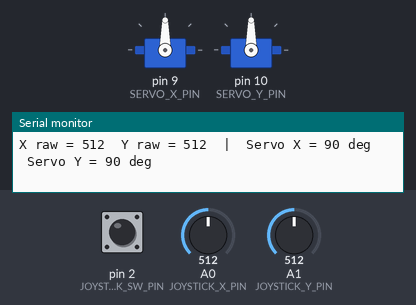
A sketch run on a simulated Arduino Uno, built with avr-gcc and run on an emulated ATmega328P. Parts: 2 × servo, the last lines printed to the serial monitor. The test bench sets the inputs (shaded band); at power-on: A0 (JOYSTICK_X_PIN) = 512, A1 (JOYSTICK_Y_PIN) = 512, pin 2 (JOYSTICK_SW_PIN) HIGH.

Above: at 1.5 s.
1.6 s: A0 (JOYSTICK_X_PIN) set to 716
At 2.8 s:
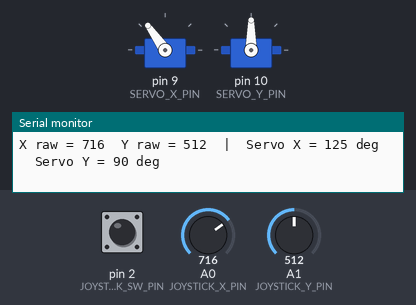
3.1 s: A1 (JOYSTICK_Y_PIN) set to 716
At 3.8 s:
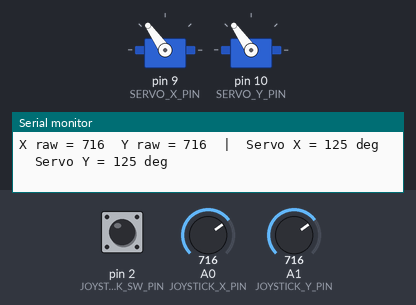
4.6 s: A0 (JOYSTICK_X_PIN) set to 900
At 5.1 s:
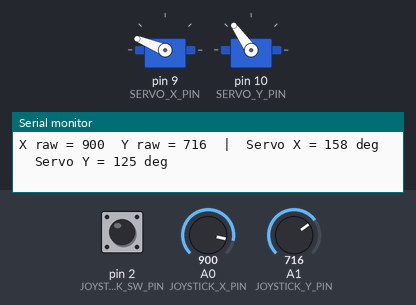
6.1 s: A1 (JOYSTICK_Y_PIN) set to 900
At 7.3 s:
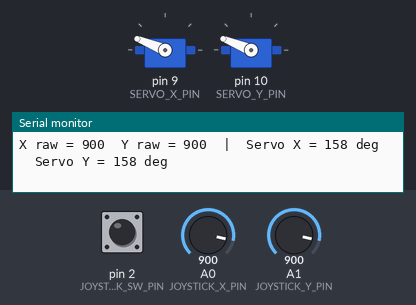
7.6 s: A0 (JOYSTICK_X_PIN) set to 1023
At 8.6 s:
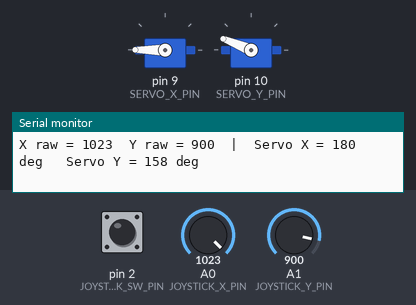
9.1 s: A1 (JOYSTICK_Y_PIN) set to 1023
At 9.6 s:
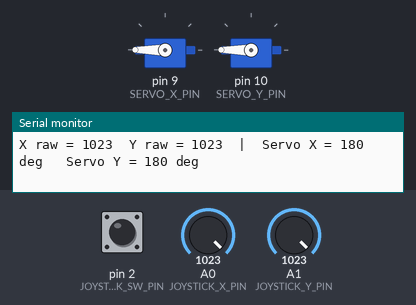
Timing chart, 0 to 11.6 s (numbered marks = the images above; inputs shaded):
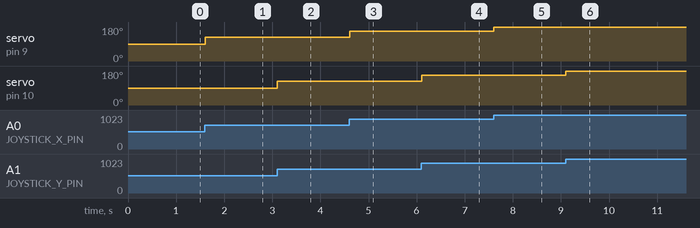

The sketch:

Joystick-Servo-Controller.ino
```cpp
// 049 - Joystick Servo Controller
// Two small servos follow the joystick: X controls one arm, Y controls the
// other. Pressing the joystick button centres both servos at 90 degrees.
// Board: Arduino Uno (uses the Servo library included with the Arduino IDE)
//
// Wiring:
//   Joystick module -> 5V, GND
//        VRx (X)  -> A0
//        VRy (Y)  -> A1
//        SW (push)-> pin 2 to GND (internal pull-up is used)
//   Servo 1 signal wire -> pin 9   (its red wire to 5V, brown/black to GND)
//   Servo 2 signal wire -> pin 10

#include <Servo.h>   // built-in Arduino library, no download needed

// ---------------------------------------------------------------------------
// Pin constants
// ---------------------------------------------------------------------------
const uint8_t JOYSTICK_X_PIN = A0;    // horizontal axis, 0..1023
const uint8_t JOYSTICK_Y_PIN = A1;    // vertical axis, 0..1023
const uint8_t JOYSTICK_SW_PIN = 2;    // joystick push button

const uint8_t SERVO_X_PIN = 9;        // servo moved by the X axis
const uint8_t SERVO_Y_PIN = 10;       // servo moved by the Y axis

// ---------------------------------------------------------------------------
// Behaviour constants
// ---------------------------------------------------------------------------
const int CENTER_ANGLE = 90;          // middle position of a standard servo
const int MIN_ANGLE = 0;
const int MAX_ANGLE = 180;
const uint8_t SMOOTH_SAMPLES = 8;     // samples averaged per reading
const int DEAD_ZONE = 20;             // degrees near the centre that stay put
const unsigned long DEBOUNCE_MS = 30;
const unsigned long SERIAL_MS = 400;  // print the angles about twice a second

// ---------------------------------------------------------------------------
// Global objects and state
// ---------------------------------------------------------------------------
Servo servoX;   // servo driven by the joystick X axis
Servo servoY;   // servo driven by the joystick Y axis

int angleX = CENTER_ANGLE;            // current angle sent to servo X
int angleY = CENTER_ANGLE;            // current angle sent to servo Y

// Smoothing filter state: the filtered value is kept between loop() calls so
// the movement glides instead of jumping. An alternative one-liner would be an
// exponential filter: smooth = smooth + (raw - smooth) / 4;
int smoothX = 512;
int smoothY = 512;

int buttonState = HIGH;               // debounced state, LOW = pressed
int lastReading = HIGH;
unsigned long lastDebounceMs = 0;
unsigned long lastSerialMs = 0;

// ---------------------------------------------------------------------------
// Average several analogue samples to remove electrical noise.
// ---------------------------------------------------------------------------
int readSmoothed(uint8_t pin) {
  long total = 0;
  for (uint8_t i = 0; i < SMOOTH_SAMPLES; i++) {
    total += analogRead(pin);
    delayMicroseconds(150);
  }
  return (int)(total / SMOOTH_SAMPLES);   // 0..1023, much steadier than one read
}

// ---------------------------------------------------------------------------
// Convert an axis reading (0..1023) into a servo angle (0..180).
// Values near the centre are pulled to the centre so the servo does not jitter.
// ---------------------------------------------------------------------------
int angleFromAxis(int value) {
  int angle = map(value, 0, 1023, MIN_ANGLE, MAX_ANGLE);
  if (abs(angle - CENTER_ANGLE) < DEAD_ZONE) {
    angle = CENTER_ANGLE;   // inside the dead zone: hold the centre position
  }
  return constrain(angle, MIN_ANGLE, MAX_ANGLE);
}

// ---------------------------------------------------------------------------
// Debounced button check, returns true once per press
// ---------------------------------------------------------------------------
bool buttonPressed() {
  bool newlyPressed = false;
  int reading = digitalRead(JOYSTICK_SW_PIN);

  if (reading != lastReading) lastDebounceMs = millis();
  lastReading = reading;

  if ((millis() - lastDebounceMs) >= DEBOUNCE_MS) {
    if (reading != buttonState) {
      buttonState = reading;
      if (buttonState == LOW) newlyPressed = true;
    }
  }
  return newlyPressed;
}

void printAngles() {
  Serial.print(F("Servo X = "));
  Serial.print(angleX);
  Serial.print(F(" deg   Servo Y = "));
  Serial.print(angleY);
  Serial.println(F(" deg"));
}

void setup() {
  Serial.begin(9600);
  Serial.println(F("049 - Joystick Servo Controller starting..."));

  servoX.attach(SERVO_X_PIN);   // start controlling the servo on pin 9
  servoY.attach(SERVO_Y_PIN);   // start controlling the servo on pin 10

  // Start centred so both arms begin in the middle
  servoX.write(CENTER_ANGLE);
  servoY.write(CENTER_ANGLE);
  delay(300);

  pinMode(JOYSTICK_SW_PIN, INPUT_PULLUP);
  buttonState = digitalRead(JOYSTICK_SW_PIN);
  lastReading = buttonState;

  Serial.println(F("Move the joystick to steer, press it to re-centre."));
  printAngles();
}

void loop() {
  // --- Smoothed joystick readings ----------------------------------------
  smoothX = readSmoothed(JOYSTICK_X_PIN);
  smoothY = readSmoothed(JOYSTICK_Y_PIN);

  // --- Button: centre both servos immediately ----------------------------
  if (buttonPressed()) {
    angleX = CENTER_ANGLE;
    angleY = CENTER_ANGLE;
    servoX.write(angleX);
    servoY.write(angleY);
    Serial.println(F("Recentred both servos"));
    printAngles();
    lastSerialMs = millis();
  } else {
    // --- Follow the joystick ---------------------------------------------
    int newX = angleFromAxis(smoothX);
    int newY = angleFromAxis(smoothY);

    // Only move a servo when the angle really changed; this keeps the PWM
    // signal calm and avoids constant tiny corrections.
    if (newX != angleX) {
      angleX = newX;
      servoX.write(angleX);
    }
    if (newY != angleY) {
      angleY = newY;
      servoY.write(angleY);
    }
  }

  // --- Periodic Serial report --------------------------------------------
  if (millis() - lastSerialMs >= SERIAL_MS) {
    lastSerialMs = millis();
    Serial.print(F("X raw = "));
    Serial.print(smoothX);
    Serial.print(F("  Y raw = "));
    Serial.print(smoothY);
    Serial.print(F("  |  "));
    printAngles();
  }
}
```

Measured:
- after the input at 1.6 s, servo on pin 9 (SERVO_X_PIN): 90° → 125° at once
- after the input at 3.1 s, servo on pin 10 (SERVO_Y_PIN): 90° → 125° at once
- after the input at 4.6 s, servo on pin 9 (SERVO_X_PIN): 125° → 158° at once
- after the input at 6.1 s, servo on pin 10 (SERVO_Y_PIN): 125° → 158° at once
- after the input at 7.6 s, servo on pin 9 (SERVO_X_PIN): 158° → 180° at once
- after the input at 9.1 s, servo on pin 10 (SERVO_Y_PIN): 158° → 180° at once
